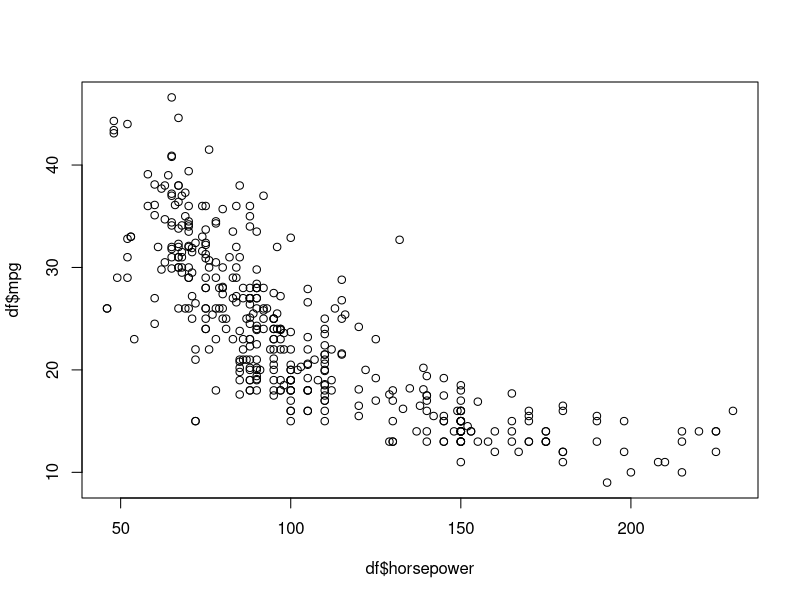
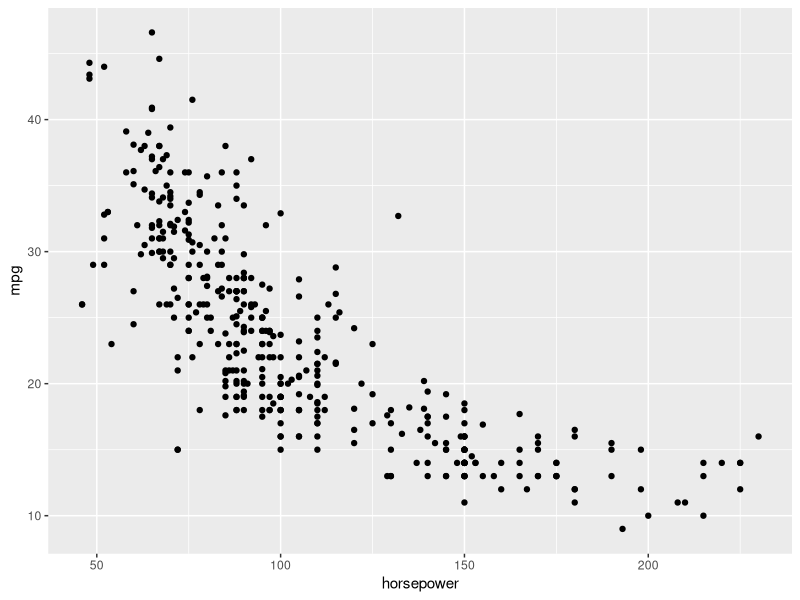
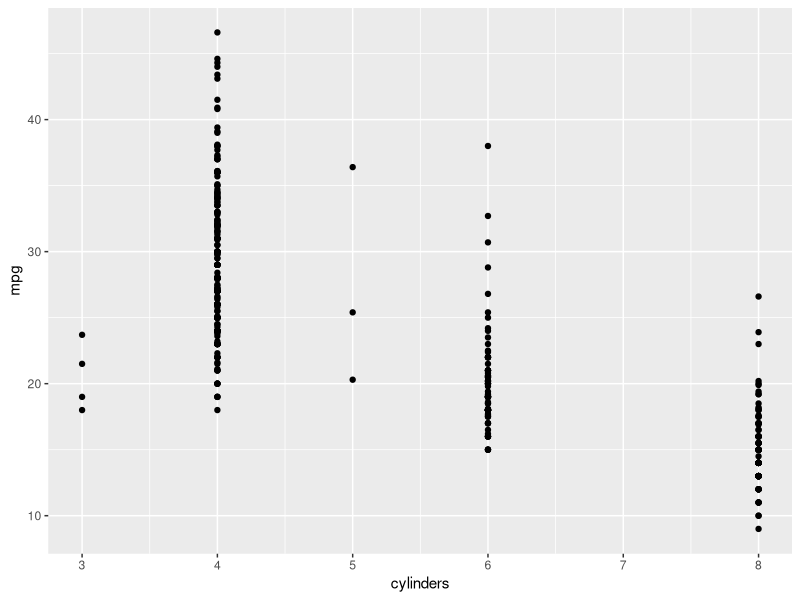
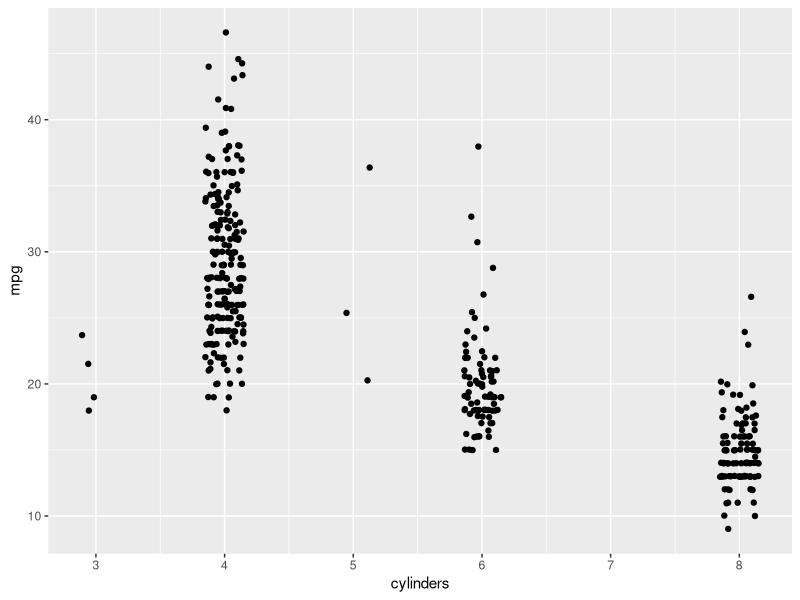
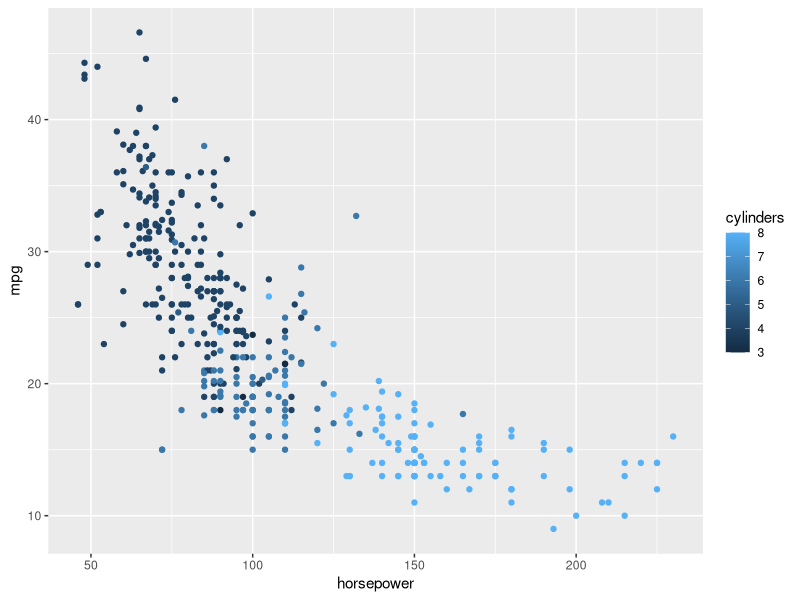
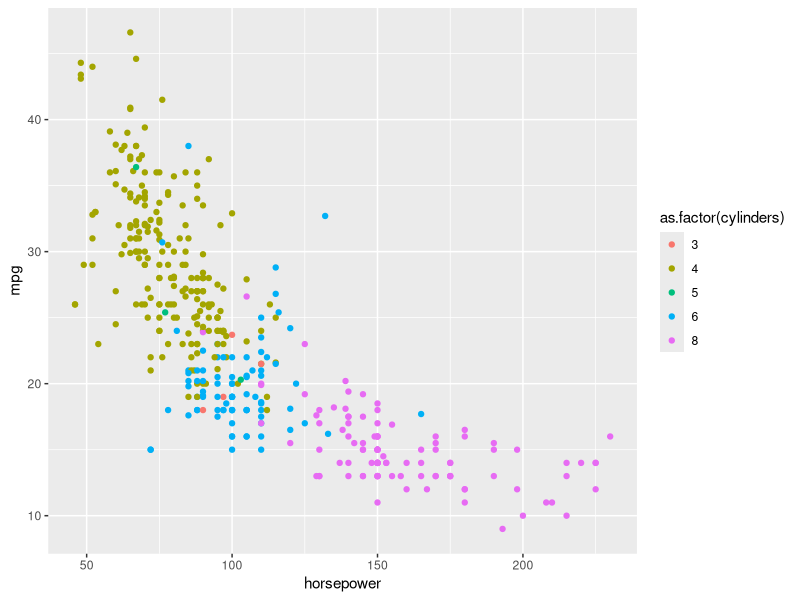
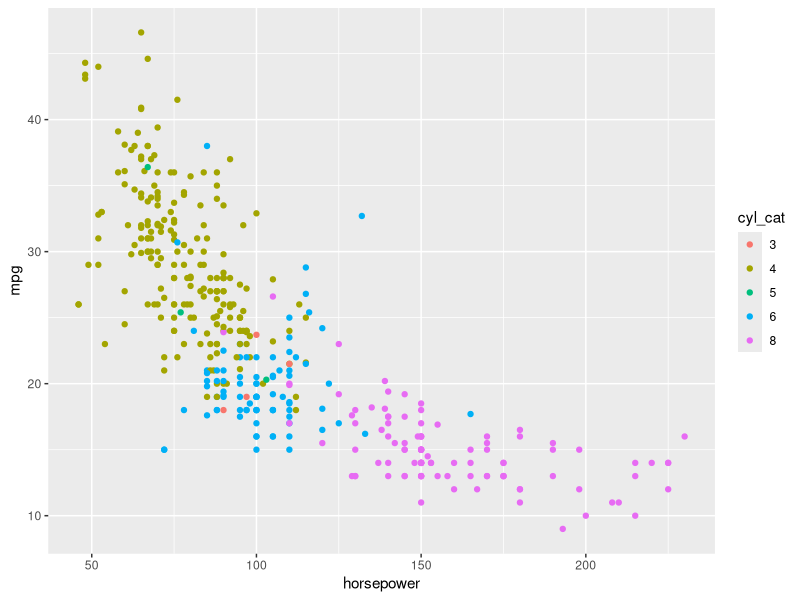
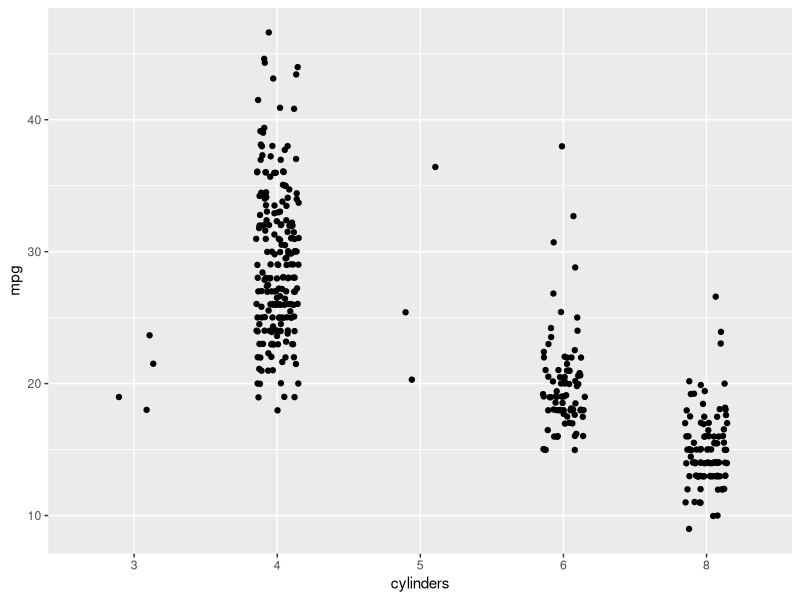

The R script that drew these images, in order:
## ---- chunk 1
knitr::opts_chunk$set(echo = TRUE)
## ---- chunk 2
# install.packages("tidyverse")
library(tidyverse)
## ---- chunk 3
df = read_csv("auto-mpg.csv")
## ---- chunk 4
str(df)
## ---- chunk 5
glimpse(df)
## ---- chunk 6
head(df)
## ---- chunk 7
plot(df$horsepower, df$mpg)
## ---- chunk 8
ggplot(df, aes(x=horsepower, y=mpg)) + geom_point()
## ---- chunk 9
ggplot(df, aes(x=cylinders, y=mpg)) + geom_point()
## ---- chunk 10
ggplot(df, aes(x=cylinders, y=mpg)) + geom_jitter(width = 0.15)
## ---- chunk 11
ggplot(df, aes(x=horsepower, y=mpg, color=cylinders)) + geom_point()
## ---- chunk 12
ggplot(df, aes(x=horsepower, y=mpg, color=as.factor(cylinders))) + geom_point()
## ---- chunk 13
df = df %>% mutate(cyl_cat = as.factor(cylinders))

df$cyl_cat
str(df)
## ---- chunk 14
ggplot(df, aes(x=horsepower, y=mpg, color=cyl_cat)) + geom_point()
## ---- chunk 15
df = df %>% mutate(cylinders = factor(cylinders, levels = c(3, 4, 5, 6, 8), ordered=TRUE))

df$cylinders
str(df)
## ---- chunk 16
ggplot(df, aes(x=cylinders, y=mpg)) + geom_jitter(width = 0.15)
## ---- chunk 17
ggplot(df, aes(x=horsepower, y=mpg, color=cylinders)) + geom_point()
## ---- chunk 18
ggplot(df, aes(x=weight, y=mpg)) + geom_point()
## ---- chunk 19
ggplot(df, aes(x=weight, y=mpg, color=cylinders)) + geom_point()
## ---- chunk 20
ggplot(df, aes(x=weight, y=mpg, color=cylinders)) + geom_point(alpha=0.5)
## ---- chunk 21
unique(df$model_year)
## ---- chunk 22
df_mpg_by_year = df %>%
    group_by(model_year) %>%
    summarize(avg_mpg = mean(mpg)) %>%
    ungroup()
df_mpg_by_year
## ---- chunk 23
plot(df_mpg_by_year$model_year, df_mpg_by_year$avg_mpg, type='l')
## ---- chunk 24
ggplot(df_mpg_by_year, aes(x=model_year, y=avg_mpg)) + 
    geom_line(size=1)
## ---- chunk 25
ggplot(df_mpg_by_year, aes(x=model_year, y=avg_mpg)) + 
    geom_line(size=1) +
    geom_point(size=5)
## ---- chunk 26
ggplot(df_mpg_by_year, aes(x=model_year, y=avg_mpg)) + 
    geom_line(size=1, color='blue') +
    geom_point(size=5, alpha=0.3, color="blue")
## ---- chunk 27
ggplot(df, aes(x=cylinders)) + 
    geom_bar()
## ---- chunk 28
ggplot(df, aes(x=cylinders, fill=cylinders)) + 
    geom_bar(color="black")
## ---- chunk 29
ggplot(df, aes(x=model_year)) + 
    geom_bar()
## ---- chunk 30
df_summary = df %>%
    group_by(model_year) %>%
    summarize(N = n(), avg_mpg = mean(mpg)) 
df_summary

df_summary %>%
    ggplot(aes(x=model_year, y=N)) + 
    geom_col()
## ---- chunk 31
barplot(N ~ model_year, data=df_summary)
## ---- chunk 32
df %>%
    ggplot(aes(x=model_year, fill=cylinders)) + 
    geom_bar()
## ---- chunk 33
df %>%
    ggplot(aes(x=model_year, fill=cylinders)) + 
    geom_bar(position = "dodge")
## ---- chunk 34
str(df)
## ---- chunk 35
hist(df$mpg)
## ---- chunk 36
ggplot(df, aes(x=mpg)) + geom_histogram() 
## ---- chunk 37
ggplot(df, aes(x=mpg)) + geom_histogram(binwidth = 2) 
## ---- chunk 38
ggplot(df, aes(x=mpg, fill=cylinders)) + geom_histogram(binwidth = 2, position= "stack") 
## ---- chunk 39
ggplot(df, aes(x=mpg, fill=cylinders)) + geom_histogram(binwidth = 2, position= "identity", alpha =0.5) 
## ---- chunk 40
boxplot(df$mpg)
## ---- chunk 41
boxplot(mpg ~ cylinders, data=df)
## ---- chunk 42
ggplot(df, aes(y=mpg)) + geom_boxplot()
## ---- chunk 43
ggplot(df, aes(x=cylinders, y=mpg)) + geom_boxplot()
## ---- chunk 44
ggplot(df, aes(x=cylinders, y=mpg, fill=cylinders)) + geom_boxplot()
## ---- chunk 45
ggplot(df, aes(x=horsepower, y=mpg)) + geom_point() +
    facet_grid(rows = vars(cylinders))
## ---- chunk 46

ggplot(df, aes(x=horsepower, y=mpg)) + geom_point() +
    facet_grid(cols = vars(cylinders))
## ---- chunk 47
ggplot(df, aes(x=horsepower, y=mpg)) + geom_point() +
    facet_grid(cols = vars(cylinders), rows=vars(origin))
## ---- chunk 48
df = df %>% mutate(mpg_label = ifelse(mpg > 20, "high", "low"))
## ---- chunk 49
ggplot(df, aes(x=horsepower, y=weight, color=cylinders)) + geom_point() +
    facet_grid(cols = vars(mpg_label), rows=vars(origin))
